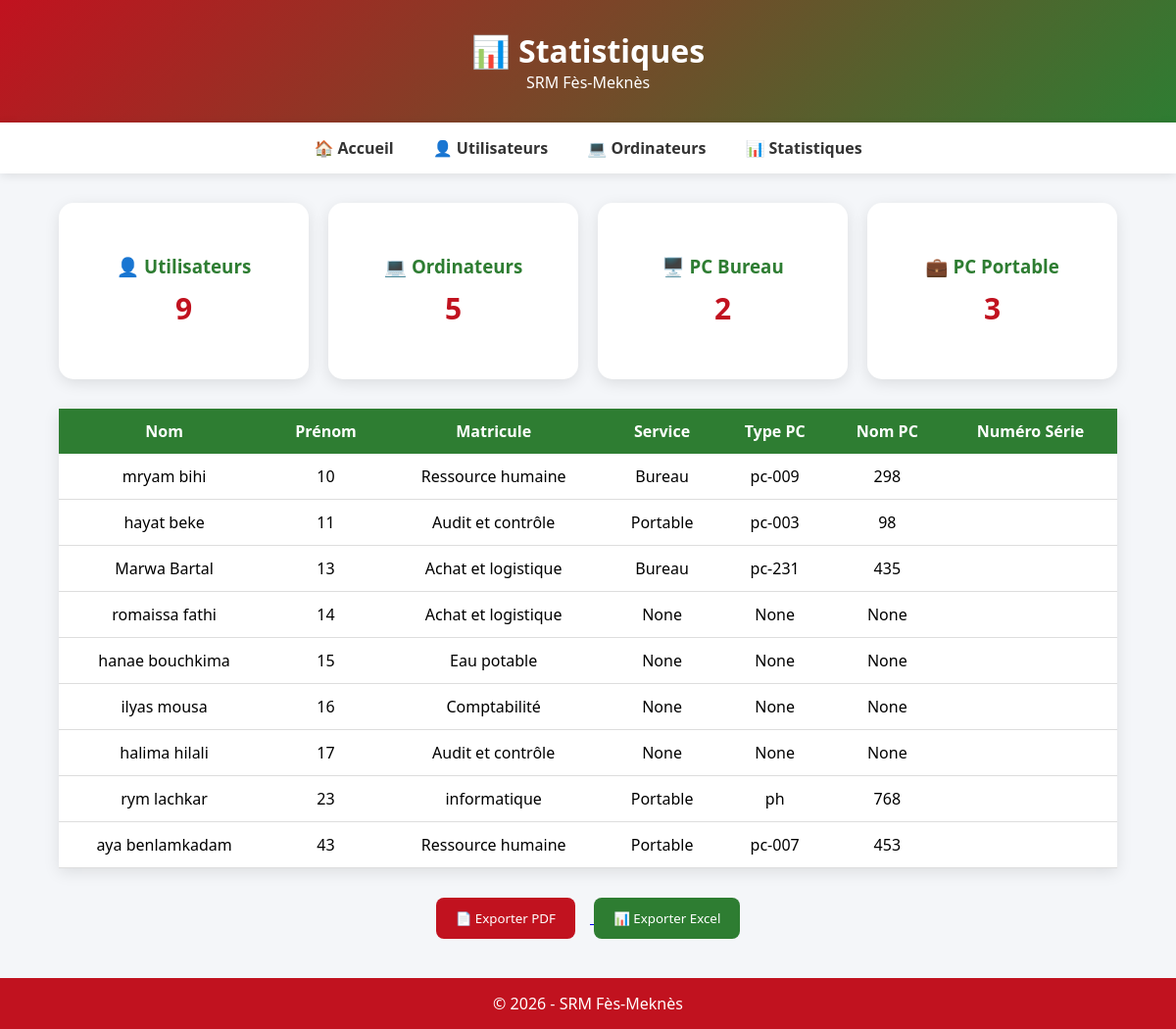
Page /statistiques (signed in) on the earlier database version.
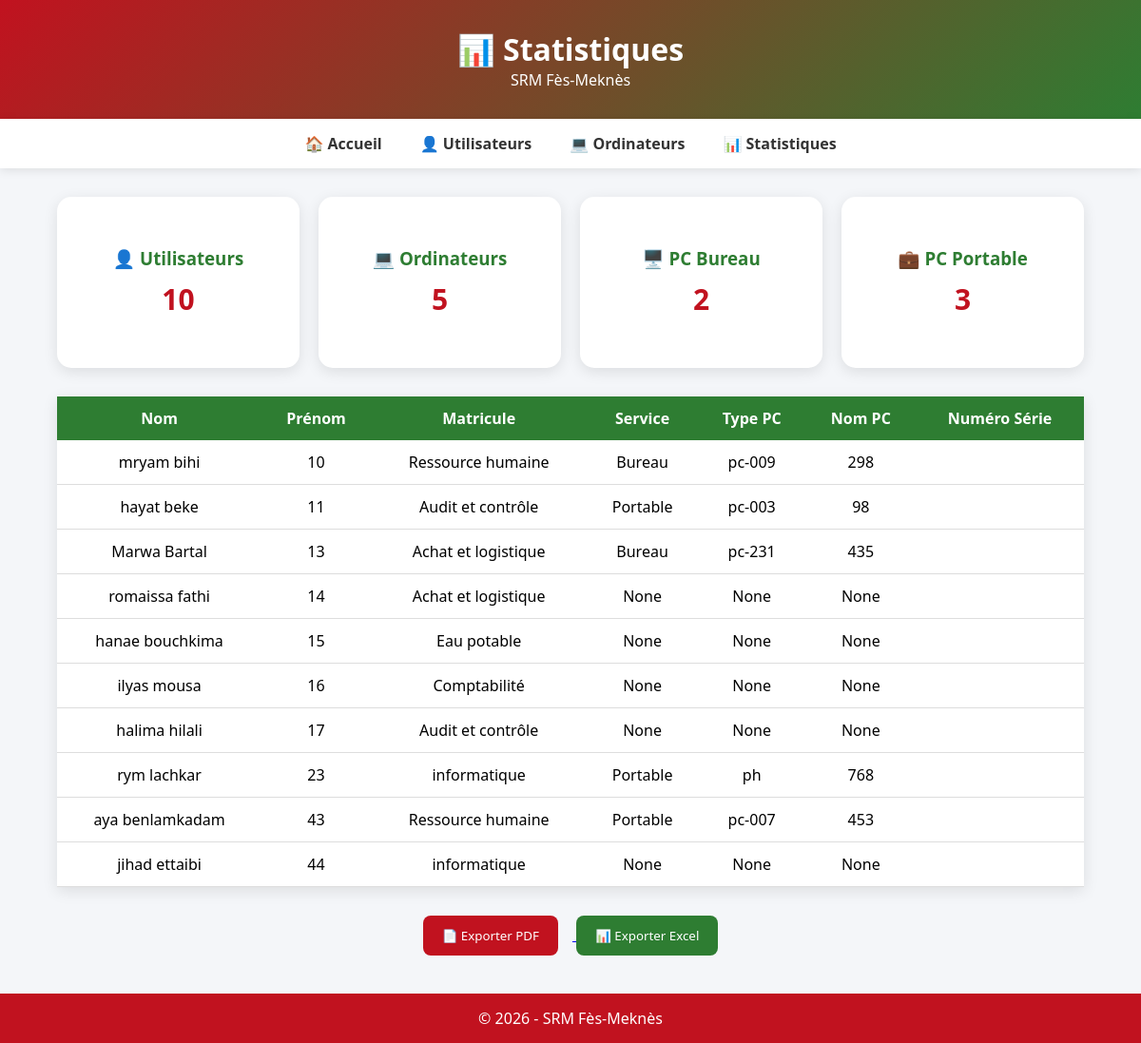
Same page on the later database version.
### tables this page shows
CREATE TABLE utilisateurs (
    id INTEGER PRIMARY KEY AUTOINCREMENT,
    nom_prenom TEXT,
    matricule TEXT,
    service TEXT
);

CREATE TABLE ordinateurs (
    id INTEGER PRIMARY KEY AUTOINCREMENT,
    type_ordinateur TEXT,
    nom_ordinateur TEXT,
    numero_serie TEXT,
    matricule TEXT
);

### app.py (the view)
@app.route("/statistiques")
def statistiques():
    if "user" not in session:
        return redirect("/")
    conn = sqlite3.connect("parc.db")
    cursor = conn.cursor()
    cursor.execute("SELECT COUNT(*) FROM utilisateurs")
    nb_utilisateurs = cursor.fetchone()[0]
    cursor.execute("SELECT COUNT(*) FROM ordinateurs")
    nb_ordinateurs = cursor.fetchone()[0]
    cursor.execute("""
    SELECT COUNT(*)
    FROM ordinateurs
    WHERE type_ordinateur='Bureau'
    """)
    nb_bureau = cursor.fetchone()[0]
    cursor.execute("""
    SELECT COUNT(*)
    FROM ordinateurs
    WHERE type_ordinateur='Portable'
    """)
    nb_portable = cursor.fetchone()[0]
    cursor.execute("""
    SELECT
        u.nom_prenom,
        u.matricule,
        u.service,
        o.type_ordinateur,
        o.nom_ordinateur,
        o.numero_serie
    FROM utilisateurs u
    LEFT JOIN ordinateurs o
    ON u.matricule = o.matricule
    ORDER BY CAST(u.matricule AS INTEGER)
    """, )
    liste = cursor.fetchall()
    conn.close()
    return render_template(
        "statistiques.html",
        nb_utilisateurs=nb_utilisateurs,
        nb_ordinateurs=nb_ordinateurs,
        nb_bureau=nb_bureau,
        nb_portable=nb_portable,
        liste=liste
    )

### templates/statistiques.html (shortened to what this page needs)
<!DOCTYPE html>
<html lang="fr">
<head>
</head>
<body>
<header>
<h1>📊 Statistiques</h1>
<p>SRM Fès-Meknès</p>
</header>
<div class="menu">
<a href="/">🏠 Accueil</a>
<a href="/utilisateurs">👤 Utilisateurs</a>
<a href="/ordinateur">💻 Ordinateurs</a>
<a href="/statistiques">📊 Statistiques</a>
</div>
<div class="container">
<div class="cards">
<div class="card">
<h3>👤 Utilisateurs</h3>
<p>{{ nb_utilisateurs }}</p>
</div>
<div class="card">
<h3>💻 Ordinateurs</h3>
<p>{{ nb_ordinateurs }}</p>
</div>
<div class="card">
<h3>🖥️ PC Bureau</h3>
<p>{{ nb_bureau }}</p>
</div>
<div class="card">
<h3>💼 PC Portable</h3>
<p>{{ nb_portable }}</p>
</div>
</div>
<table>
<tr>
    <th>Nom</th>
    <th>Prénom</th>
    <th>Matricule</th>
    <th>Service</th>
    <th>Type PC</th>
    <th>Nom PC</th>
    <th>Numéro Série</th>
</tr>
{% for ligne in liste %}
<tr>
    <td>{{ ligne[0] }}</td>
    <td>{{ ligne[1] }}</td>
    <td>{{ ligne[2] }}</td>
    <td>{{ ligne[3] }}</td>
    <td>{{ ligne[4] }}</td>
    <td>{{ ligne[5] }}</td>
    <td>{{ ligne[6] }}</td>
</tr>
{% endfor %}
</table>
<div style="margin-top:30px;text-align:center;">
    <a href="/export_pdf">
        <button style="
        background:#c1121f;
        color:white;
        border:none;
        padding:12px 20px;
        border-radius:8px;
        cursor:pointer;
        margin-right:15px;">
        📄 Exporter PDF
        </button>
    </a>
    <a href="/export_excel">
        <button style="
        background:#2e7d32;
        color:white;
        border:none;
        padding:12px 20px;
        border-radius:8px;
        cursor:pointer;">
        📊 Exporter Excel
        </button>
    </a>
</div>
</div>
<footer>
© 2026 - SRM Fès-Meknès
</footer>
</body>
</html>

### templates/statistiques.html (style rules this page uses)
* { margin:0; padding:0; box-sizing:border-box; font-family:'Segoe UI',sans-serif; }
body { background:#f4f6f9; }
header { background:linear-gradient(135deg,#c1121f,#2e7d32); color:white; text-align:center; padding:30px; }
.menu { background:white; display:flex; justify-content:center; gap:40px; padding:15px; box-shadow:0 2px 10px rgba(0,0,0,0.1); }
.menu a { text-decoration:none; color:#333; font-weight:bold; }
.container { width:90%; margin:30px auto; }
.cards { display:grid; grid-template-columns:repeat(4,1fr); gap:20px; align-items:stretch; }
.card { background:white; padding:25px; border-radius:15px; text-align:center; box-shadow:0 4px 15px rgba(0,0,0,0.1); height:180px; display:flex; flex-direction:column; justify-content:center; align-items:center; }
.card h3 { color:#2e7d32; margin-bottom:10px; }
.card p { font-size:30px; font-weight:bold; color:#c1121f; }
table { width:100%; margin-top:30px; border-collapse:collapse; background:white; box-shadow:0 4px 15px rgba(0,0,0,.1); }
th { background:#2e7d32; color:white; padding:12px; }
td { padding:12px; text-align:center; border-bottom:1px solid #ddd; }
footer { margin-top:40px; background:#c1121f; color:white; text-align:center; padding:15px; }

Differences in the rows shown:
added utilisateurs: nom_prenom "jihad ettaibi", matricule "44", service "informatique", ligne "None"
Other differences:
{{ nb_utilisateurs }}: "9" → "10"
